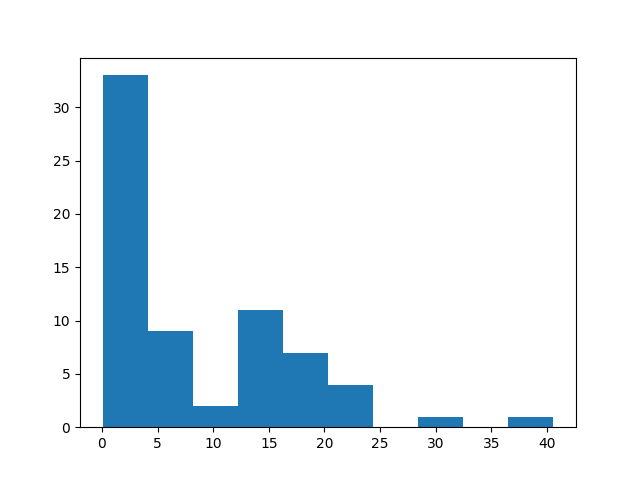

This chart was generated by the following Python code:
import pandas as pd
import matplotlib.pyplot as plt

roman_emperors=pd.read_csv('Week1_Day1/roman-emperor-reigns.csv')
roman_emperors_reign_lengths=roman_emperors['Length_of_Reign'].values

plt.hist(roman_emperors_reign_lengths)

plt.plot()
plt.savefig('histogram.png')
plt.show()
